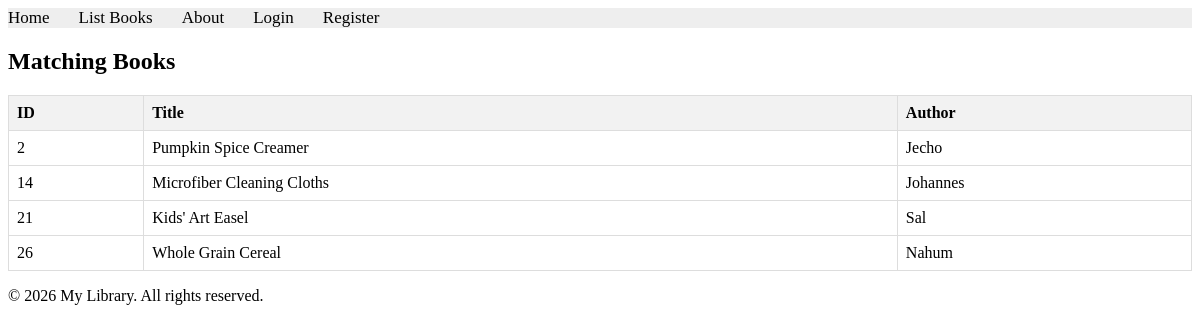
Page /books/simple/query/ on the earlier database version.
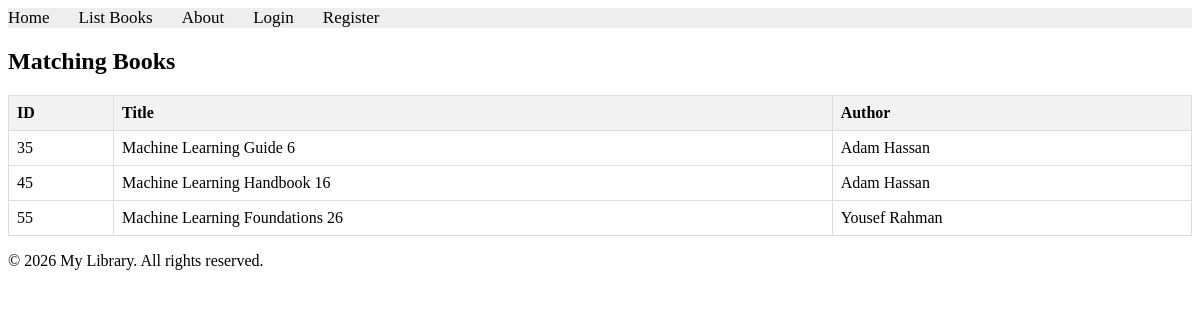
Same page on the later database version.
### apps/bookmodule/models.py (models this page shows, shortened)
class Book(models.Model):
    title = models.CharField(max_length=100)
    author = models.CharField(max_length=50, blank=True)
    price = models.FloatField(default=0.0)
    quantity = models.IntegerField(default=1)
    pubdate = models.DateTimeField(null=True, blank=True)
    rating = models.SmallIntegerField(default=1)
    edition = models.SmallIntegerField(default=1)
    publisher = models.ForeignKey(
        Publisher,
        null=True,
        blank=True,
        on_delete=models.SET_NULL,
    )
    authors = models.ManyToManyField(Author, blank=True)

### apps/bookmodule/views.py (the view)
# urls.py: path('simple/query/', views.simple_query, name="books.simple_query"),
def simple_query(request):
    mybooks = Book.objects.filter(title__icontains='ea')
    return render(request, 'bookmodule/bookList.html', {'books': mybooks})

### apps/templates/bookmodule/bookList.html (shortened to what this page needs)
{% extends "layouts/base.html" %}
{% block content %}
<div class="books-results">
    <h2>Matching Books</h2>
    {% if books %}
    <table>
        <thead>
            <tr>
                <th>ID</th>
                <th>Title</th>
                <th>Author</th>
            </tr>
        </thead>
        <tbody>
            {% for book in books %}
            <tr>
                <td>{{ book.id }}</td>
                <td>{{ book.title }}</td>
                <td>{{ book.author }}</td>
            </tr>
            {% endfor %}
        </tbody>
    </table>
    {% else %}
    <p>No books matched your search.</p>
    {% endif %}
</div>
{% endblock content %}

Differences in the rows shown:
removed Book: id "2", title "Pumpkin Spice Creamer", author "Jecho"
removed Book: id "14", title "Microfiber Cleaning Cloths", author "Johannes"
removed Book: id "21", title "Kids' Art Easel", author "Sal"
removed Book: id "26", title "Whole Grain Cereal", author "Nahum"
added Book: id "35", title "Machine Learning Guide 6", author "Adam Hassan"
added Book: id "45", title "Machine Learning Handbook 16", author "Adam Hassan"
added Book: id "55", title "Machine Learning Foundations 26", author "Yousef Rahman"
